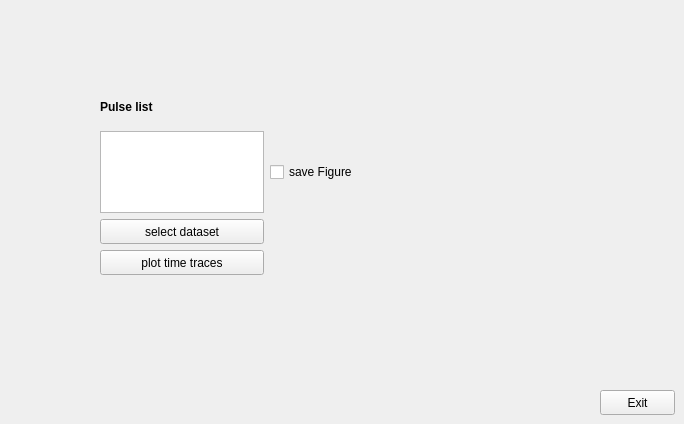
    <widget class="QWidget" name="Exp">
     <attribute name="title">
      <string>EXP</string>
     </attribute>
     <widget class="QPushButton" name="selectfile">
      <property name="geometry">
       <rect>
        <x>100</x>
        <y>219</y>
        <width>164</width>
        <height>25</height>
       </rect>
      </property>
      <property name="text">
       <string>select dataset</string>
      </property>
     </widget>
     <widget class="QTextEdit" name="textEdit_pulselist">
      <property name="geometry">
       <rect>
        <x>100</x>
        <y>131</y>
        <width>164</width>
        <height>82</height>
       </rect>
      </property>
     </widget>
     <widget class="QPushButton" name="plotbutton">
      <property name="geometry">
       <rect>
        <x>100</x>
        <y>250</y>
        <width>164</width>
        <height>25</height>
       </rect>
      </property>
      <property name="text">
       <string>plot time traces</string>
      </property>
     </widget>
     <widget class="QLabel" name="label_4">
      <property name="geometry">
       <rect>
        <x>100</x>
        <y>100</y>
        <width>164</width>
        <height>15</height>
       </rect>
      </property>
      <property name="text">
       <string>&lt;html&gt;&lt;head/&gt;&lt;body&gt;&lt;p&gt;&lt;span style=&quot; font-weight:600;&quot;&gt;Pulse list&lt;/span&gt;&lt;/p&gt;&lt;/body&gt;&lt;/html&gt;</string>
      </property>
     </widget>
     <widget class="QCheckBox" name="savefigure_checkBox">
      <property name="geometry">
       <rect>
        <x>270</x>
        <y>162</y>
        <width>96</width>
        <height>20</height>
       </rect>
      </property>
      <property name="text">
       <string>save Figure</string>
      </property>
     </widget>
     <widget class="QPushButton" name="exit_button_2">
      <property name="geometry">
       <rect>
        <x>600</x>
        <y>390</y>
        <width>75</width>
        <height>25</height>
       </rect>
      </property>
      <property name="toolTip">
       <string extracomment="exit the app"/>
      </property>
      <property name="whatsThis">
       <string extracomment="exit the app"/>
      </property>
      <property name="text">
       <string>Exit</string>
      </property>
      <property name="checkable">
       <bool>false</bool>
      </property>
     </widget>
    </widget>
